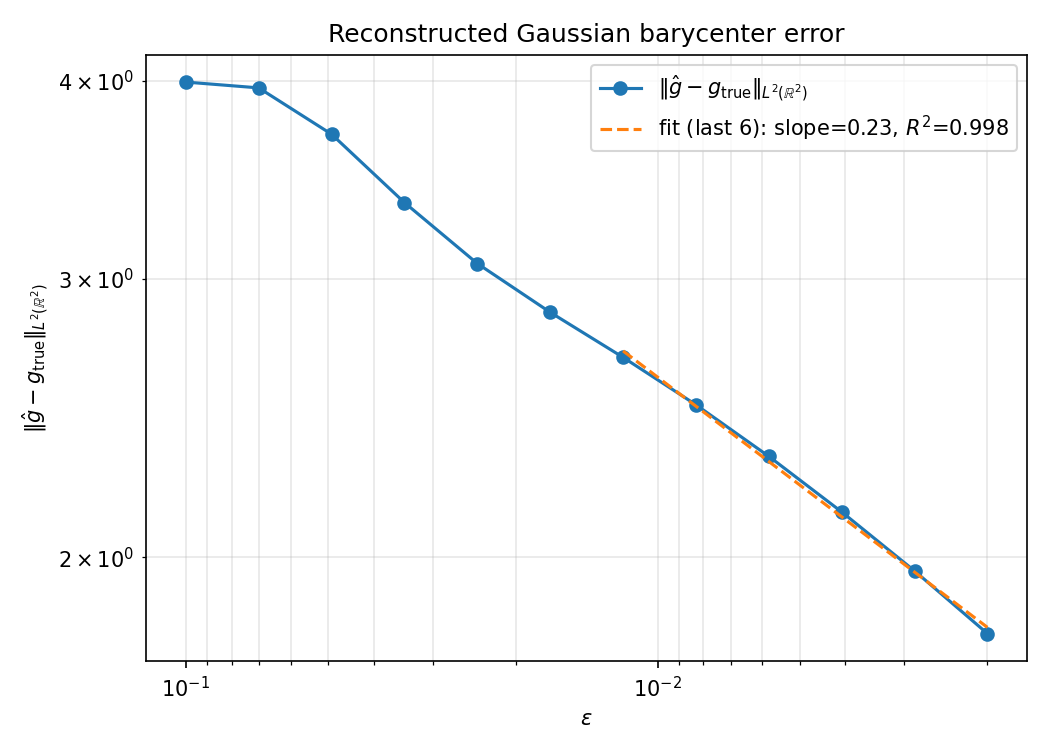

Source code (Python):
import os
import sys
import time
import numpy as np
import matplotlib.pyplot as plt

sys.path.insert(0, os.path.dirname(os.path.dirname(os.path.abspath(__file__))))

TOL = 1e-5
N_STEPS = 20
N = 200
SIGMA = 0.05
SIGMA2 = SIGMA ** 2  # 0.0025

means = [[0.25, 0.75], [0.75, 0.25]]
alphas = [0.5, 0.5]

OUT_DIR = os.path.dirname(os.path.abspath(__file__))
NPZ_PATH = os.path.join(OUT_DIR, "debiased_barycenter_error.npz")
PNG_PATH = os.path.join(OUT_DIR, "debiased_barycenter_error.png")


def make_mus(V):
    from firedrake import Function, SpatialCoordinate, assemble, dx, exp, pi
    x, y = SpatialCoordinate(V.mesh())
    mus = []
    for mean in means:
        f = Function(V)
        f.interpolate(
            (1 / (2 * pi * SIGMA ** 2))
            * exp(-((x - mean[0]) ** 2 + (y - mean[1]) ** 2) / (2 * SIGMA ** 2))
        )
        f.assign(f / assemble(f * dx))
        mus.append(f)
    return mus


def run_sweep():
    from firedrake import FunctionSpace, UnitSquareMesh
    from barycenter import debiased_wasserstein_barycenter, gaussian_stats

    V = FunctionSpace(UnitSquareMesh(N, N), "CG", 1)
    mus = make_mus(V)

    epsilons = np.geomspace(0.1, 0.002, 12)

    ratios = []
    for eps in epsilons:
        print("=" * 60)
        print(f"epsilon = {eps:.5f}")
        print("=" * 60)
        t0 = time.perf_counter()
        bary, _, _ = debiased_wasserstein_barycenter(
            mus, alphas, V, epsilon=float(eps), tol=TOL, n_steps=N_STEPS
        )
        print(f"Wall time: {time.perf_counter() - t0:.2f}s")
        _, cov = gaussian_stats(bary, label=f"eps={eps:.4f}")
        ratios.append(cov[0, 0] / SIGMA2)
        print(f"  cov[0,0]/sigma^2 = {ratios[-1]:.6f}")

    np.savez(NPZ_PATH, epsilons=epsilons, ratios=np.array(ratios))
    print(f"\nSaved data to {NPZ_PATH}")


def plot_from_npz():
    data = np.load(NPZ_PATH)
    epsilons = data["epsilons"]
    ratios = data["ratios"]

    # Reconstruct Σ̂ from the saved scalar by copying cov[0,0] into the
    # bottom-right and zeroing off-diagonals: Σ̂ = a·I, a = ratios·σ².
    # True barycenter: N((0.5,0.5), σ²I). Means equal, so ‖·‖_{L²(ℝ²)}
    # depends only on covariances. For isotropic 2D Gaussians g_a, g_b:
    #   ‖g_a − g_b‖² = 1/(4π a) + 1/(4π b) − 1/(π (a+b))
    a = ratios * SIGMA2
    b = SIGMA2
    norm_sq = 1.0 / (4 * np.pi * a) + 1.0 / (4 * np.pi * b) - 1.0 / (np.pi * (a + b))
    norm = np.sqrt(np.maximum(norm_sq, 0.0))

    num_points = -6
    log_eps = np.log(epsilons)
    log_norm = np.log(norm)
    eps_tail = epsilons[num_points:]
    log_eps_tail = log_eps[num_points:]
    log_norm_tail = log_norm[num_points:]
    slope, intercept = np.polyfit(log_eps_tail, log_norm_tail, 1)
    fit_line = np.exp(intercept) * eps_tail ** slope
    ss_res = np.sum((log_norm_tail - (slope * log_eps_tail + intercept)) ** 2)
    ss_tot = np.sum((log_norm_tail - np.mean(log_norm_tail)) ** 2)
    r2 = 1 - ss_res / ss_tot if ss_tot > 0 else float("nan")
    print(f"Fit (last {-num_points}): error ≈ {np.exp(intercept):.4g} * eps^{slope:.4f}  (R²={r2:.4f})")

    fig, ax = plt.subplots(figsize=(7, 5))
    ax.plot(epsilons, norm, marker="o",
            label=r"$\|\hat g - g_{\mathrm{true}}\|_{L^2(\mathbb{R}^2)}$")
    ax.plot(eps_tail, fit_line, "--",
            label=fr"fit (last {-num_points}): slope={slope:.2f}, $R^2$={r2:.3f}")
    ax.set_xscale("log")
    ax.set_yscale("log")
    ax.invert_xaxis()
    ax.set_xlabel(r"$\varepsilon$")
    ax.set_ylabel(r"$\|\hat g - g_{\mathrm{true}}\|_{L^2(\mathbb{R}^2)}$")
    ax.set_title("Reconstructed Gaussian barycenter error")
    ax.grid(True, which="both", alpha=0.3)
    ax.legend()
    fig.tight_layout()
    fig.savefig(PNG_PATH, dpi=150)
    print(f"Saved plot to {PNG_PATH}")


if __name__ == "__main__":
    plot_from_npz()
